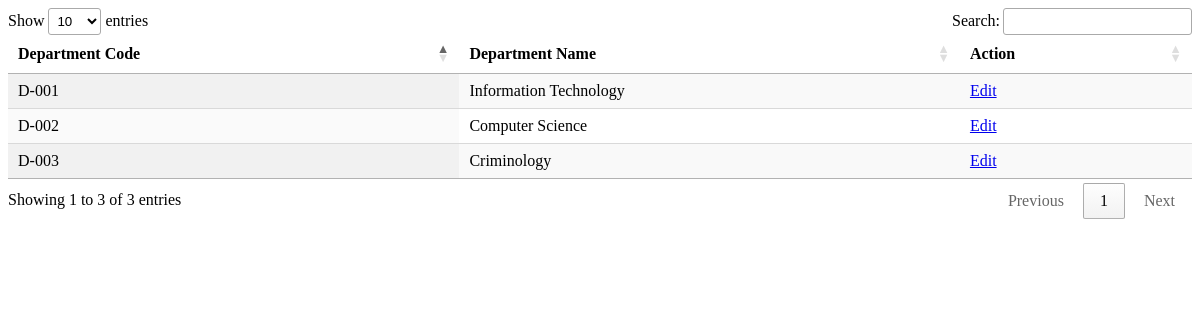
Page /student-portal/department.php on the earlier database version.
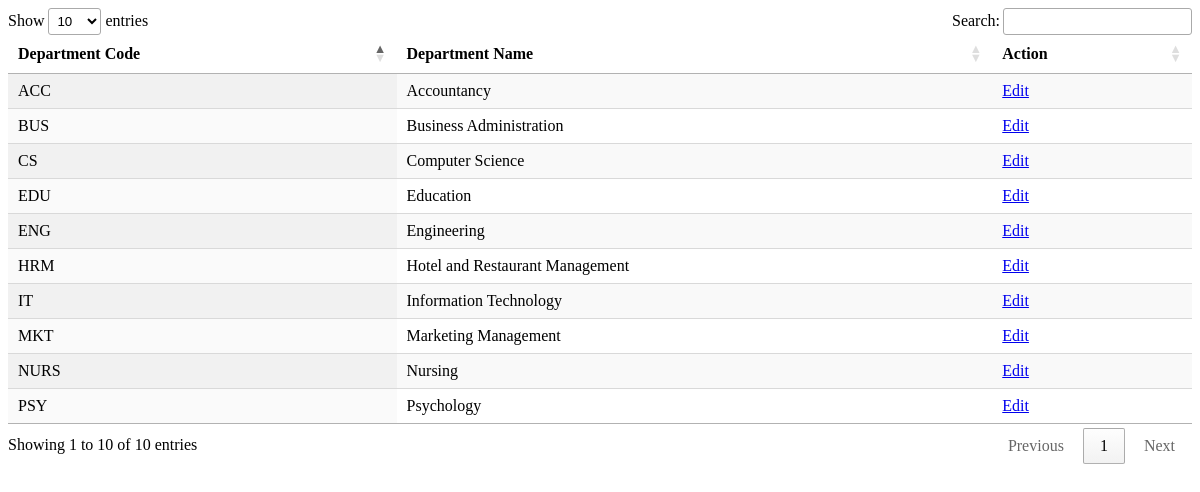
Same page on the later database version.
### tables this page shows
CREATE TABLE `tbl_department` (
  `department_code` varchar(20) NOT NULL,
  `department_name` text NOT NULL
);

### student-portal/department.php (the view, shortened to what this page needs)
<!DOCTYPE html>
<html>
    <head>
        <link rel="stylesheet" type="text/css" href="https://cdn.datatables.net/1.11.5/css/jquery.dataTables.css">
    </head>
    <body>
        <?php
            include("cn.php");
            $query = mysqli_query($connection, "SELECT * FROM tbl_department");
            $rows = mysqli_num_rows($query);
            if ($rows > 0) {
        ?>
        <table id="department" class="display">
            <thead>
                <tr>
                    <th>Department Code</th>
                    <th>Department Name</th>
                    <th>Action</th>
                </tr>
            </thead>
            <tbody>
                <?php
                    while ($data = mysqli_fetch_assoc($query)) {
                ?>
                <tr>
                    <td><?php echo $data['department_code']; ?></td>
                    <td><?php echo $data['department_name']; ?></td>
                    <td>
                        <a href="department-edit.php?department_code=<?php echo $data['department_code']; ?>">Edit</a>
                    </td>
                </tr>
                <?php } ?>
            </tbody>
        </table>
        <?php } ?>
    </body>
</html>

Differences in the rows shown:
removed tbl_department: department_code "D-001", department_name "Information Technology"
removed tbl_department: department_code "D-002", department_name "Computer Science"
removed tbl_department: department_code "D-003", department_name "Criminology"
added tbl_department: department_code "ACC", department_name "Accountancy"
added tbl_department: department_code "BUS", department_name "Business Administration"
added tbl_department: department_code "CS", department_name "Computer Science"
added tbl_department: department_code "EDU", department_name "Education"
added tbl_department: department_code "ENG", department_name "Engineering"
added tbl_department: department_code "HRM", department_name "Hotel and Restaurant Management"
added tbl_department: department_code "IT", department_name "Information Technology"
added tbl_department: department_code "MKT", department_name "Marketing Management"
added tbl_department: department_code "NURS", department_name "Nursing"
added tbl_department: department_code "PSY", department_name "Psychology"
Other differences:
text written by a page script: "Show entries Search: Showing 1 to 3 of 3 entries Previous 1 Next" → "Show entries Search: Showing 1 to 10 of 10 entries Previous 1 Next"
